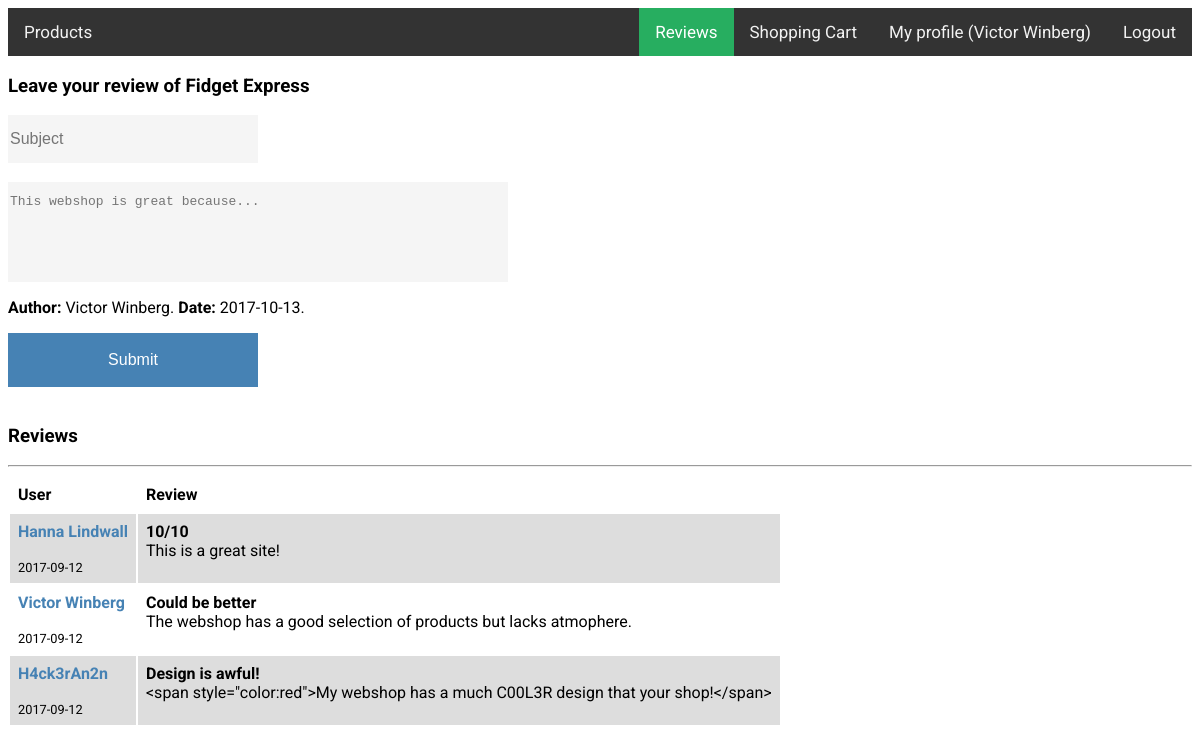
Screenshot of /review.php (signed in) with the database file from the repository.
### tables this page shows
CREATE TABLE Reviews (
  id          INTEGER NOT NULL AUTO_INCREMENT,
  name        VARCHAR(255) NOT NULL,
  subject     VARCHAR(255) NOT NULL,
  review      VARCHAR(255) NOT NULL,
  ts          TIMESTAMP NULL DEFAULT CURRENT_TIMESTAMP,
  PRIMARY KEY (id)
);

### public_html/utility.php (called while the page is built, shortened)
<?php
function getReviews($conn) {
  $result = $conn->query('SELECT *
                FROM Reviews
                GROUP BY id');
  $reviews = array();
  if ($result) {
    while ($row = $result->fetch_assoc()) {
      $reviews[] = $row;
    }
  }
  return $reviews;
}
?>

### public_html/review.php (the view, shortened to what this page needs)
<?php
require 'connect.php';
require 'utility.php';
$name = $_SESSION['login_user']['name'];
?>
<?php $reviews = getReviews($conn); ?>
<html>
  <?php require('header.php'); ?>
  <?php require('navigationBar.php'); ?>
  <body>
    <form action="" method="POST">
      <h3>Leave your review of Fidget Express</h3>
      <input type="text" name="subject" placeholder="Subject" maxlength="40"/>
      <br/><br />
      <textarea name="review" placeholder="This webshop is great because..." rows="5" cols="80"></textarea><br />
      <p><b>Author:</b> <?= $name ?>. <b>Date:</b> <?= date('Y-m-j') ?>.</p>
      <button class="btn" style="width: 250" type="submit">Submit</button>
      <br/><br />
    </form>
    <h3>Reviews</h3>
    <hr/>
    <table>
      <tr>
        <th>User</th>
        <th>Review</th>
      </tr>
      <?php if (count($reviews)) { ?>
        <?php foreach($reviews as $item) { ?>
          <?php $date=explode(" ", $item['ts'])[0] ?>
          <tr>
            <td>
              <b style="color: SteelBlue"><?= $item['name'] ?></b><br><br>
              <span style="font-size: 0.8em"><?= $date ?></span><br>
            </td>
            <td style="font-size: 1em; vertical-align: top;">
              <b><?= $item['subject'] ?></b><br>
              <?= rtrim($item['review']) ?></span>
            </td>
          </tr>
        <?php } ?>
      <?php } ?>
    </table>
  </body>
</html>

### public_html/css/index.css (style rules this page uses)
body { font-family: 'Roboto', 'Open Sans', sans-serif; }
td, th { text-align: left; padding: 0.5em; }
tr:nth-child(even) { background-color: #dddddd; }
input, textarea { text-align: inherit; background-color: WhiteSmoke; border: 2px solid transparent; font-size: 1em; font-weight: lighter; padding: 0.8em 0; width: 250px; }
textarea { resize: none; width: 500px; }
.btn { border: 2px solid transparent; background: SteelBlue; color: white; font-size: 1em; padding: 1em; cursor: pointer; }

### rows the page displays
reviews: name "Hanna Lindwall", ts "2017-09-12", subject "10/10", review "This is a great site!"
reviews: name "Victor Winberg", ts "2017-09-12", subject "Could be better", review "The webshop has a good selection of products but lacks atmophere."
reviews: name "H4ck3rAn2n", ts "2017-09-12", subject "Design is awful!", review "<span style=\"color:red\">My webshop has a much C00L3R design that your shop!</span>"

### other values shown
$_SESSION['login_user']['name'] "Victor Winberg"
$name "Victor Winberg"
